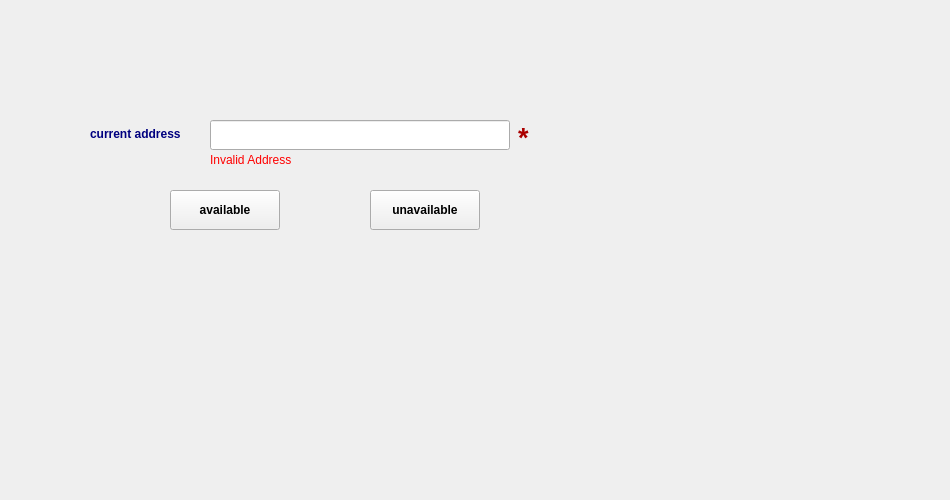
<?xml version="1.0" encoding="UTF-8"?>
<ui version="4.0">
 <class>set_status</class>
 <widget class="QWidget" name="set_status">
  <property name="geometry">
   <rect>
    <x>0</x>
    <y>0</y>
    <width>950</width>
    <height>500</height>
   </rect>
  </property>
  <property name="windowTitle">
   <string>Form</string>
  </property>
  <widget class="QPushButton" name="available">
   <property name="geometry">
    <rect>
     <x>170</x>
     <y>190</y>
     <width>110</width>
     <height>40</height>
    </rect>
   </property>
   <property name="font">
    <font>
     <weight>75</weight>
     <bold>true</bold>
    </font>
   </property>
   <property name="text">
    <string>available</string>
   </property>
  </widget>
  <widget class="QPushButton" name="unavailabe">
   <property name="geometry">
    <rect>
     <x>370</x>
     <y>190</y>
     <width>110</width>
     <height>40</height>
    </rect>
   </property>
   <property name="font">
    <font>
     <weight>75</weight>
     <bold>true</bold>
    </font>
   </property>
   <property name="text">
    <string>unavailable</string>
   </property>
  </widget>
  <widget class="QLineEdit" name="address">
   <property name="geometry">
    <rect>
     <x>210</x>
     <y>120</y>
     <width>300</width>
     <height>30</height>
    </rect>
   </property>
  </widget>
  <widget class="QLabel" name="label">
   <property name="geometry">
    <rect>
     <x>90</x>
     <y>119</y>
     <width>111</width>
     <height>31</height>
    </rect>
   </property>
   <property name="font">
    <font>
     <pointsize>10</pointsize>
     <weight>50</weight>
     <bold>false</bold>
    </font>
   </property>
   <property name="text">
    <string>&lt;html&gt;&lt;head/&gt;&lt;body&gt;&lt;p&gt;&lt;span style=&quot; font-size:9pt; font-weight:600; color:#00007f;&quot;&gt;current address&lt;/span&gt;&lt;/p&gt;&lt;/body&gt;&lt;/html&gt;</string>
   </property>
  </widget>
  <widget class="QLabel" name="unfill_address">
   <property name="geometry">
    <rect>
     <x>518</x>
     <y>122</y>
     <width>21</width>
     <height>21</height>
    </rect>
   </property>
   <property name="text">
    <string>&lt;html&gt;&lt;head/&gt;&lt;body&gt;&lt;p&gt;&lt;span style=&quot; font-size:20pt; font-weight:600; color:#aa0000;&quot;&gt;*&lt;/span&gt;&lt;/p&gt;&lt;/body&gt;&lt;/html&gt;</string>
   </property>
  </widget>
  <widget class="QLabel" name="invalid_addres">
   <property name="geometry">
    <rect>
     <x>210</x>
     <y>150</y>
     <width>91</width>
     <height>21</height>
    </rect>
   </property>
   <property name="text">
    <string>&lt;html&gt;&lt;head/&gt;&lt;body&gt;&lt;p&gt;&lt;span style=&quot; color:#ff0000;&quot;&gt;Invalid Address&lt;/span&gt;&lt;/p&gt;&lt;/body&gt;&lt;/html&gt;</string>
   </property>
  </widget>
 </widget>
 <resources/>
 <connections/>
</ui>
